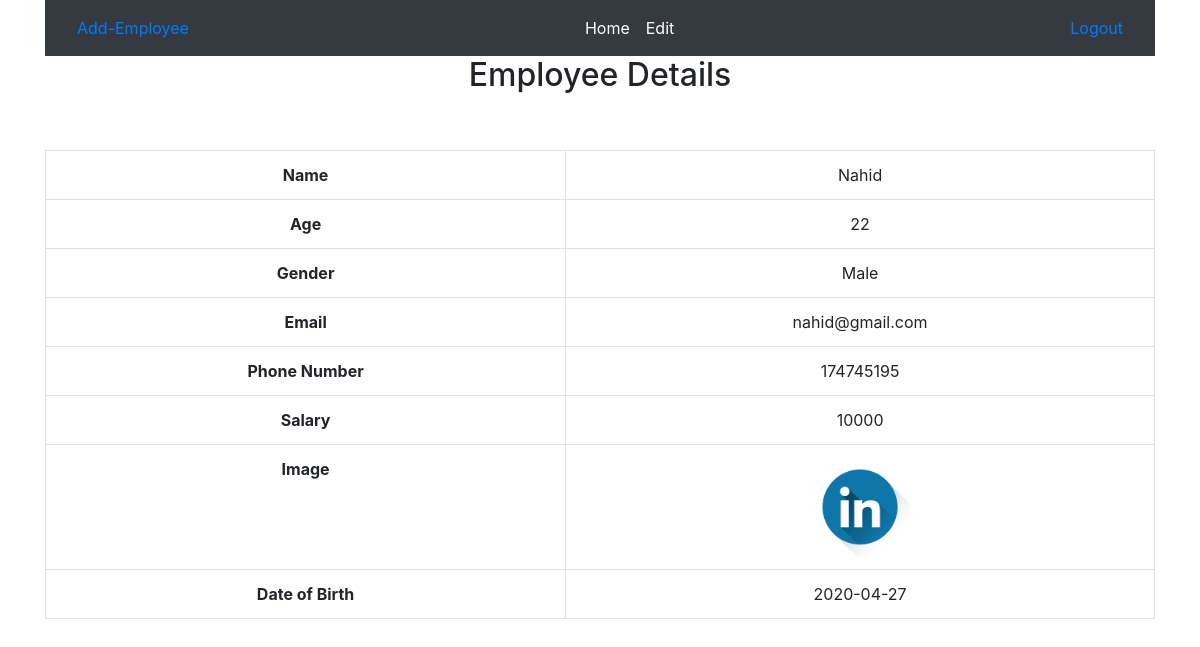
The app's page /show.php?id=6 (signed in) with its own data.
### tables this page shows
CREATE TABLE `employees` (
  `id` int(11) NOT NULL,
  `name` varchar(250) NOT NULL,
  `age` int(250) NOT NULL,
  `gender` varchar(250) NOT NULL,
  `email` varchar(250) NOT NULL,
  `phone_number` int(250) NOT NULL,
  `salary` varchar(250) NOT NULL,
  `image` varchar(250) NOT NULL,
  `dob` date NOT NULL
);

### show.php (the view, shortened to what this page needs)
<?php
require 'connection.php';
	$id = $_GET['id'];
	$sql = "SELECT * FROM employees WHERE id = $id";
	$result = $conn->query($sql);
	$data = $result->fetch_assoc();
?>
<!DOCTYPE html>
<html>
	<head>
		<link rel="stylesheet" href="https://maxcdn.bootstrapcdn.com/bootstrap/4.0.0/css/bootstrap.min.css">
	</head>
	<body>
		<div class="container">
			<nav class="navbar navbar-expand-lg navbar-dark bg-dark">
  				<a class="nav-item nav-link" href="insert.php">Add-Employee <span class="sr-only">(current)</span></a>
  				<div class="collapse navbar-collapse" id="navbarNavAltMarkup">
    				<div class="navbar-nav mx-auto">
      					<a class="nav-item nav-link active" href="index.php">Home</a>
      					<a class="nav-item nav-link active" href="edit.php?id=<?php echo $data['id']?>">Edit</a>
    				</div>
  				</div>
  				<a class="nav-item nav-link active" href="logout.php">Logout<span class="sr-only">(current)</span></a>
			</nav>
			<h2 class="text-center">Employee Details</h2>
			<br><br>
			<table class="table table-bordered text-center">
				<tr>
					<th>Name</th>
					<td><?php echo $data['name']?></td>
				</tr>
				<tr>
					<th>Age</th>
					<td><?php echo $data['age']?></td>
				</tr><tr>
					<th>Gender</th>
					<td><?php echo $data['gender']?></td>
				</tr><tr>
					<th>Email</th>
					<td><?php echo $data['email']?></td>
				</tr><tr>
					<th>Phone Number</th>
					<td><?php echo $data['phone_number']?></td>
				</tr><tr>
					<th>Salary</th>
					<td><?php echo $data['salary']?></td>
				</tr><tr>
					<th>Image</th>
					<td><img src="<?php echo $data['image'];?>" width="100"></td>
				</tr><tr>
					<th>Date of Birth</th>
					<td><?php echo $data['dob']?></td>
				</tr>
			</table>
		</div>
	</body>
</html>

### records on screen
employees: name "Nahid", age "22", gender "Male", email "nahid@gmail.com", phone_number "174745195", salary "10000", image (picture), dob "2020-04-27"
